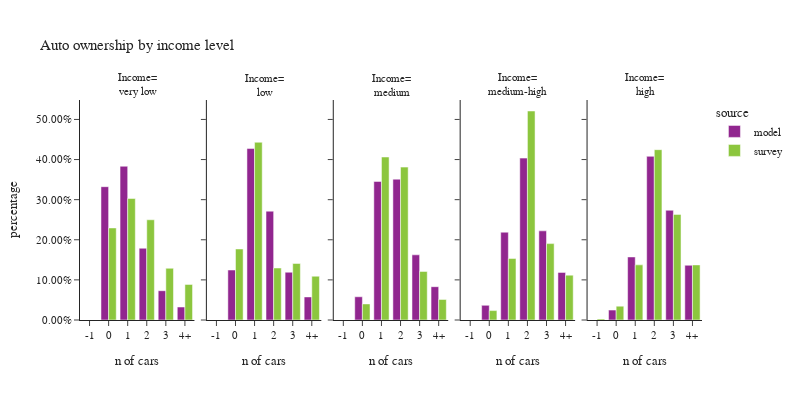

Notebook code for this chart:
### Code cell
plot_auto(hh,'hhincome_group','income level', 'Income')

### Figure 1 — Plotly figure (JSON) as saved in the notebook; plotly's stock layout.template omitted (floating-point values rounded to 4 significant figures)
{"data": [{"alignmentgroup": "True", "customdata": [[0], [7214], [8320], [3883], [1585], [702]], "hovertemplate": "source=model<br>hhincome_group=very low<br>auto_ownership_simple=%{x}<br>percentage=%{y}<br>sample count=%{customdata[0]}<extra></extra>", "legendgroup": "model", "marker": {"color": "#91268F", "pattern": {"shape": ""}}, "name": "model", "offsetgroup": "model", "orientation": "v", "showlegend": true, "textposition": "auto", "type": "bar", "x": ["-1", "0", "1", "2", "3", "4+"], "xaxis": "x", "y": [0.0, 0.3324, 0.3833, 0.1789, 0.07303, 0.03234], "yaxis": "y"}, {"alignmentgroup": "True", "customdata": [[0], [2706], [9283], [5893], [2587], [1249]], "hovertemplate": "source=model<br>hhincome_group=low<br>auto_ownership_simple=%{x}<br>percentage=%{y}<br>sample count=%{customdata[0]}<extra></extra>", "legendgroup": "model", "marker": {"color": "#91268F", "pattern": {"shape": ""}}, "name": "model", "offsetgroup": "model", "orientation": "v", "showlegend": false, "textposition": "auto", "type": "bar", "x": ["-1", "0", "1", "2", "3", "4+"], "xaxis": "x2", "y": [0.0, 0.1246, 0.4274, 0.2713, 0.1191, 0.05751], "yaxis": "y2"}, {"alignmentgroup": "True", "customdata": [[0], [2513], [14989], [15233], [7049], [3602]], "hovertemplate": "source=model<br>hhincome_group=medium<br>auto_ownership_simple=%{x}<br>percentage=%{y}<br>sample count=%{customdata[0]}<extra></extra>", "legendgroup": "model", "marker": {"color": "#91268F", "pattern": {"shape": ""}}, "name": "model", "offsetgroup": "model", "orientation": "v", "showlegend": false, "textposition": "auto", "type": "bar", "x": ["-1", "0", "1", "2", "3", "4+"], "xaxis": "x3", "y": [0.0, 0.05792, 0.3455, 0.3511, 0.1625, 0.08302], "yaxis": "y3"}, {"alignmentgroup": "True", "customdata": [[0], [1589], [9510], [17535], [9657], [5157]], "hovertemplate": "source=model<br>hhincome_group=medium-high<br>auto_ownership_simple=%{x}<br>percentage=%{y}<br>sample count=%{customdata[0]}<extra></extra>", "legendgroup": "model", "marker": {"color": "#91268F", "pattern": {"shape": ""}}, "name": "model", "offsetgroup": "model", "orientation": "v", "showlegend": false, "textposition": "auto", "type": "bar", "x": ["-1", "0", "1", "2", "3", "4+"], "xaxis": "x4", "y": [0.0, 0.03657, 0.2189, 0.4036, 0.2223, 0.1187], "yaxis": "y4"}, {"alignmentgroup": "True", "customdata": [[0], [1072], [6815], [17692], [11862], [5916]], "hovertemplate": "source=model<br>hhincome_group=high<br>auto_ownership_simple=%{x}<br>percentage=%{y}<br>sample count=%{customdata[0]}<extra></extra>", "legendgroup": "model", "marker": {"color": "#91268F", "pattern": {"shape": ""}}, "name": "model", "offsetgroup": "model", "orientation": "v", "showlegend": false, "textposition": "auto", "type": "bar", "x": ["-1", "0", "1", "2", "3", "4+"], "xaxis": "x5", "y": [0.0, 0.02472, 0.1572, 0.4081, 0.2736, 0.1364], "yaxis": "y5"}, {"alignmentgroup": "True", "customdata": [[0], [268], [385], [205], [55], [29]], "hovertemplate": "source=survey<br>hhincome_group=very low<br>auto_ownership_simple=%{x}<br>percentage=%{y}<br>sample count=%{customdata[0]}<extra></extra>", "legendgroup": "survey", "marker": {"color": "#8CC63E", "pattern": {"shape": ""}}, "name": "survey", "offsetgroup": "survey", "orientation": "v", "showlegend": true, "textposition": "auto", "type": "bar", "x": ["-1", "0", "1", "2", "3", "4+"], "xaxis": "x", "y": [0.0, 0.2295, 0.3029, 0.2499, 0.129, 0.08874], "yaxis": "y"}, {"alignmentgroup": "True", "customdata": [[0], [66], [145], [40], [9], [3]], "hovertemplate": "source=survey<br>hhincome_group=low<br>auto_ownership_simple=%{x}<br>percentage=%{y}<br>sample count=%{customdata[0]}<extra></extra>", "legendgroup": "survey", "marker": {"color": "#8CC63E", "pattern": {"shape": ""}}, "name": "survey", "offsetgroup": "survey", "orientation": "v", "showlegend": false, "textposition": "auto", "type": "bar", "x": ["-1", "0", "1", "2", "3", "4+"], "xaxis": "x2", "y": [0.0, 0.1771, 0.4431, 0.1297, 0.141, 0.1092], "yaxis": "y2"}, {"alignmentgroup": "True", "customdata": [[0], [112], [435], [216], [49], [22]], "hovertemplate": "source=survey<br>hhincome_group=medium<br>auto_ownership_simple=%{x}<br>percentage=%{y}<br>sample count=%{customdata[0]}<extra></extra>", "legendgroup": "survey", "marker": {"color": "#8CC63E", "pattern": {"shape": ""}}, "name": "survey", "offsetgroup": "survey", "orientation": "v", "showlegend": false, "textposition": "auto", "type": "bar", "x": ["-1", "0", "1", "2", "3", "4+"], "xaxis": "x3", "y": [0.0, 0.04007, 0.4063, 0.3812, 0.1211, 0.05129], "yaxis": "y3"}, {"alignmentgroup": "True", "customdata": [[0], [82], [395], [358], [96], [42]], "hovertemplate": "source=survey<br>hhincome_group=medium-high<br>auto_ownership_simple=%{x}<br>percentage=%{y}<br>sample count=%{customdata[0]}<extra></extra>", "legendgroup": "survey", "marker": {"color": "#8CC63E", "pattern": {"shape": ""}}, "name": "survey", "offsetgroup": "survey", "orientation": "v", "showlegend": false, "textposition": "auto", "type": "bar", "x": ["-1", "0", "1", "2", "3", "4+"], "xaxis": "x4", "y": [0.0, 0.02346, 0.1532, 0.5211, 0.1904, 0.1118], "yaxis": "y4"}, {"alignmentgroup": "True", "customdata": [[1], [44], [215], [215], [59], [22]], "hovertemplate": "source=survey<br>hhincome_group=high<br>auto_ownership_simple=%{x}<br>percentage=%{y}<br>sample count=%{customdata[0]}<extra></extra>", "legendgroup": "survey", "marker": {"color": "#8CC63E", "pattern": {"shape": ""}}, "name": "survey", "offsetgroup": "survey", "orientation": "v", "showlegend": false, "textposition": "auto", "type": "bar", "x": ["-1", "0", "1", "2", "3", "4+"], "xaxis": "x5", "y": [0.002753, 0.03454, 0.1375, 0.4246, 0.2633, 0.1373], "yaxis": "y5"}], "layout": {"annotations": [{"font": {}, "showarrow": false, "text": "Income=<br>very low", "x": 0.092, "xanchor": "center", "xref": "paper", "y": 1.0, "yanchor": "bottom", "yref": "paper"}, {"font": {}, "showarrow": false, "text": "Income=<br>low", "x": 0.296, "xanchor": "center", "xref": "paper", "y": 1.0, "yanchor": "bottom", "yref": "paper"}, {"font": {}, "showarrow": false, "text": "Income=<br>medium", "x": 0.5, "xanchor": "center", "xref": "paper", "y": 1.0, "yanchor": "bottom", "yref": "paper"}, {"font": {}, "showarrow": false, "text": "Income=<br>medium-high", "x": 0.704, "xanchor": "center", "xref": "paper", "y": 1.0, "yanchor": "bottom", "yref": "paper"}, {"font": {}, "showarrow": false, "text": "Income=<br>high", "x": 0.908, "xanchor": "center", "xref": "paper", "y": 1.0, "yanchor": "bottom", "yref": "paper"}], "barmode": "group", "font": {"size": 11}, "height": 400, "legend": {"title": {"text": "source"}, "tracegroupgap": 0}, "title": {"text": "Auto ownership by income level"}, "width": 800, "xaxis": {"anchor": "y", "domain": [0.0, 0.184], "title": {"text": "n of cars"}}, "xaxis2": {"anchor": "y2", "domain": [0.204, 0.388], "matches": "x", "title": {"text": "n of cars"}}, "xaxis3": {"anchor": "y3", "domain": [0.408, 0.592], "matches": "x", "title": {"text": "n of cars"}}, "xaxis4": {"anchor": "y4", "domain": [0.612, 0.796], "matches": "x", "title": {"text": "n of cars"}}, "xaxis5": {"anchor": "y5", "domain": [0.816, 1.0], "matches": "x", "title": {"text": "n of cars"}}, "yaxis": {"anchor": "x", "domain": [0.0, 1.0], "tickformat": ".2%", "title": {"text": "percentage"}}, "yaxis2": {"anchor": "x2", "domain": [0.0, 1.0], "matches": "y", "showticklabels": false, "tickformat": ".2%"}, "yaxis3": {"anchor": "x3", "domain": [0.0, 1.0], "matches": "y", "showticklabels": false, "tickformat": ".2%"}, "yaxis4": {"anchor": "x4", "domain": [0.0, 1.0], "matches": "y", "showticklabels": false, "tickformat": ".2%"}, "yaxis5": {"anchor": "x5", "domain": [0.0, 1.0], "matches": "y", "showticklabels": false, "tickformat": ".2%"}}}
